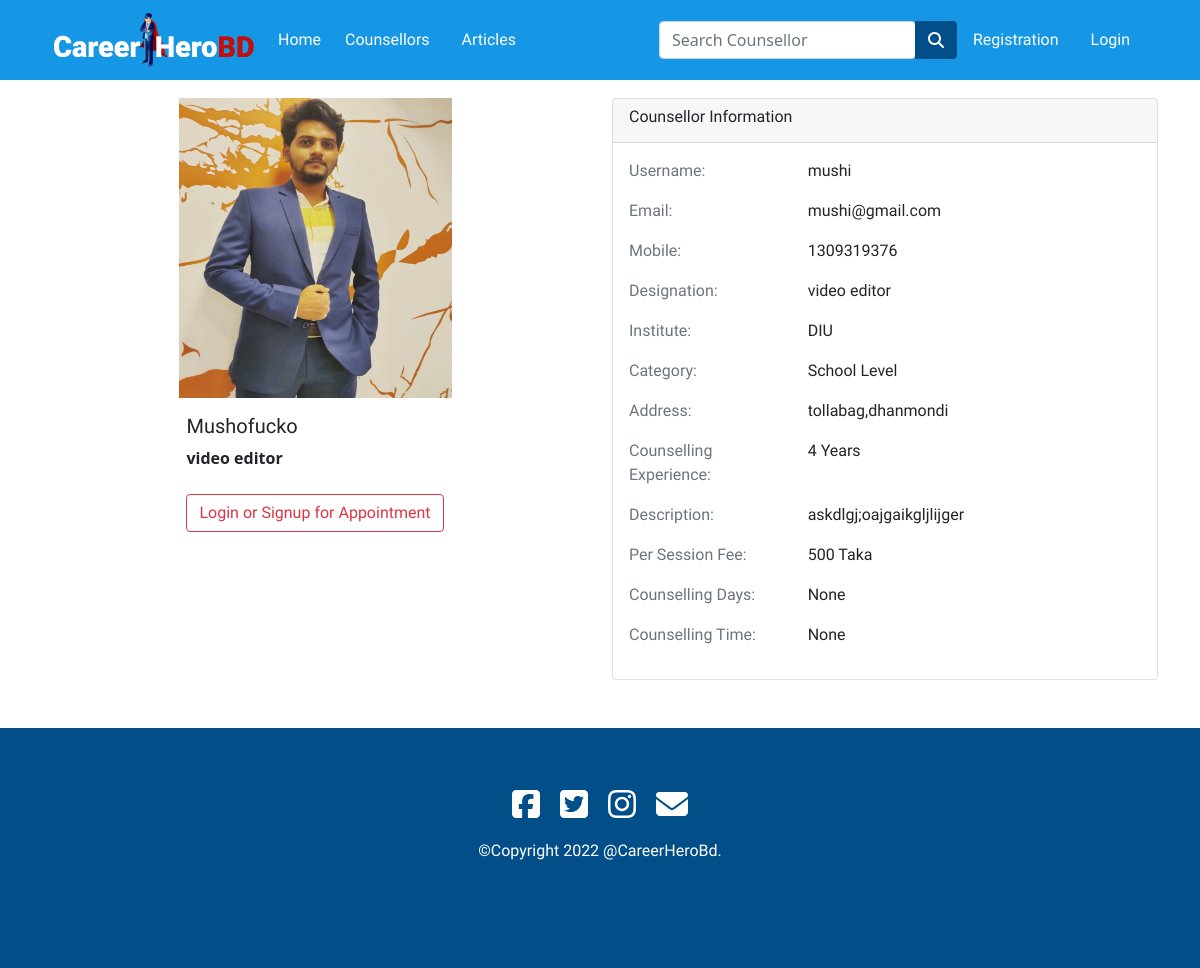
The page /counselor_profile/2/ on the database as committed earlier.
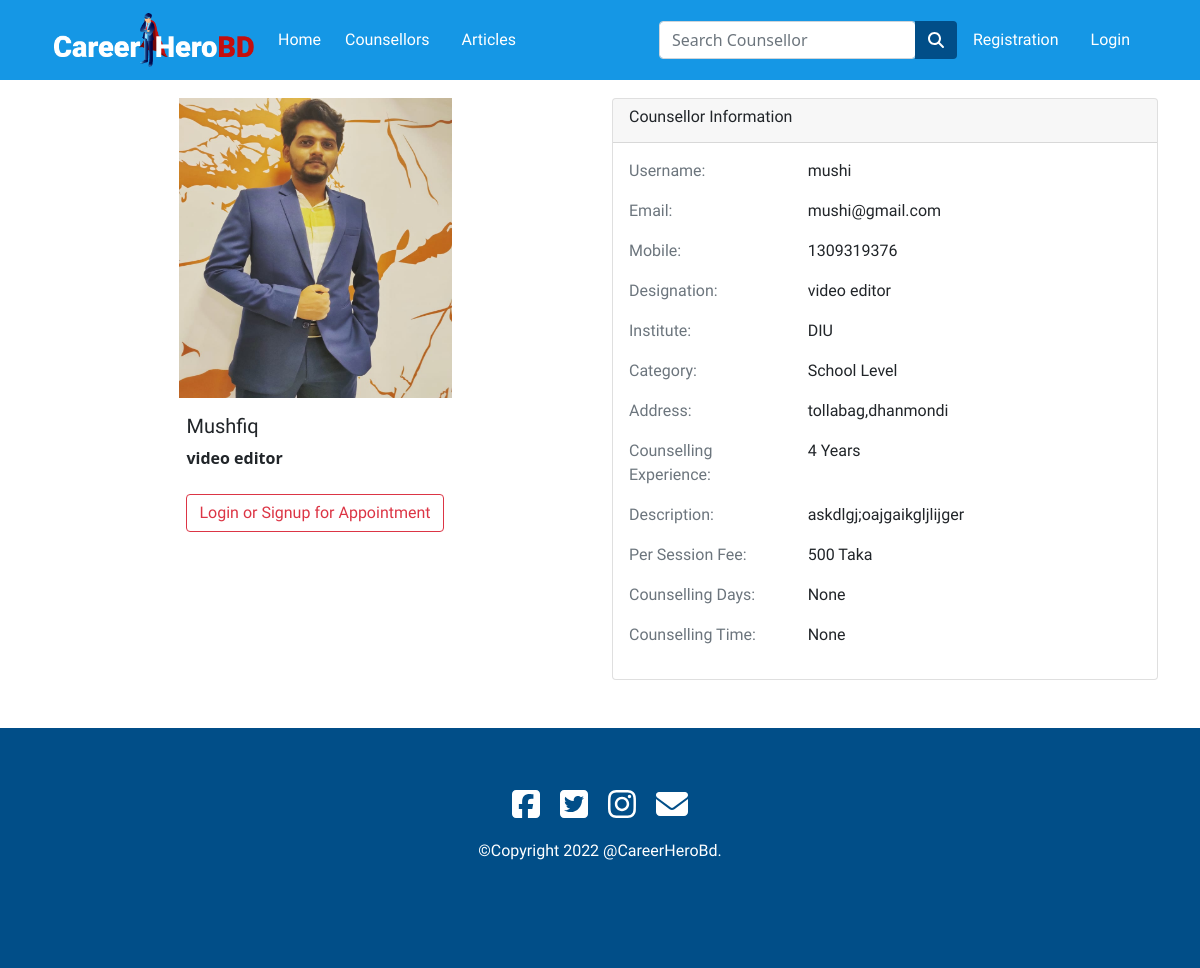
The same page on the database as committed later.
### app/models.py (models this page shows, shortened)
class Counselor(models.Model):
  user = models.ForeignKey(settings.AUTH_USER_MODEL,on_delete=models.CASCADE)
  name=models.CharField(max_length=30,blank=True,null=True)
  email = models.EmailField(max_length=40,blank=True,null=True)
  mobile = models.IntegerField(blank=True,null=True)
  image = models.ImageField(upload_to='images/',null=True,blank=True)
  designation = models.CharField(max_length=30,blank=True,null=True)
  institute = models.CharField(max_length=300,blank=True,null=True)
  category = models.CharField(max_length=50,choices=CATEGORIES,null=True,blank=True)
  address = models.CharField(max_length=100,blank=True,null=True)
  counselling_experience = models.IntegerField(blank=True,null=True)
  description = models.TextField(max_length=2000,blank=True,null=True)
  per_session_fee = models.IntegerField(blank=True,null=True)
  counselling_day=models.CharField(max_length=100,null=True,blank=True)
  counselling_time=models.CharField(max_length=100,null=True,blank=True)

class User(AbstractUser):
  is_counselor= models.BooleanField(default=False)
  is_student = models.BooleanField(default=False)

### app/views.py (the view)
# urls.py: path('counselor_profile/<int:pk>/',views.counselor_profile,name="counselor_profile"),
def counselor_profile(request,pk):
  counselor = Counselor.objects.get(pk=pk)
  thread = ThreadModel.objects.filter(pk=pk)
  message_list = MessageModel.objects.filter(thread__pk__contains=pk)
  context = {'counselor':counselor,'thread':thread,'message_list':message_list,}
  return render(request, 'app/counselorProfile.html',context)

### app/templates/app/counselorProfile.html (shortened to what the changed rows need)
{% extends 'app/base.html' %}
{% load static %}
{% block main-content %}
<div class="container my-5" style="padding-top: 50px;">
  <div class="row ">
    <div class="col-md-6">
      <div class="card align-items-center" style="border: none;">
        {% if counselor.image %}
        <img src="{{ counselor.image.url }}" alt="" width="50%" height="300px">
        {% else %}
        <img src="{% static 'app/images/img/profile1.jpg' %}" alt="" width="50%" height="300px">
        {% endif %}
        <div class="card-body">
          <h5 class="card-title">{{counselor.name}}</h5>
          <div class="card-text">
            <b>{{counselor.designation}}</b>
          </div>
          <br>
          {% if counselor.user.pk == request.user.pk %}
          <a href="{% url 'counselor_form' counselor.id %}" role="button" class="btn btn-primary">Edit Profile</a>
          <a href="{% url 'article_new'  %}" role="button" class="btn btn-primary">Write Article</a>
          {% elif request.user.is_student %}
          <a href="{% url 'appoinmentForm' counselor.id  %}" role="button" class="btn btn-primary">Request
            Appointment</a>
          {% elif request.user.is_counselor %}
          <div></div>
          {% elif not request.user.is_authenticated %}
          <a href="{% url 'login'   %}" role="button" class="btn btn-outline-danger">Login or Signup for Appointment</a>
          {% endif %}
        </div>
      </div>
    </div>
    <div class="col-md-6">
      <div class="card">
        <div class="card-body">
          <div class="row">
            <div class="col-6">
              <p><b> {{ counselor.user.username }}</b></p>
            </div>
          </div>
          <div class="row">
            <div class="col-6">
              <p><b> {{ counselor.email }}</b></p>
            </div>
          </div>
          <div class="row">
            <div class="col-6">
              <p><b> {{ counselor.mobile }}</b></p>
            </div>
          </div>
          <div class="row">
            <div class="col-6">
              <p><b> {{ counselor.designation }}</b></p>
            </div>
          </div>
          <div class="row">
            <div class="col-6">
              <p><b> {{ counselor.institute }}</b></p>
            </div>
          </div>
          <div class="row">
            <div class="col-6">
              <p><b> {{ counselor.category }}</b></p>
            </div>
          </div>
          <div class="row">
            <div class="col-6">
              <p><b> {{ counselor.address }}</b></p>
            </div>
          </div>
          <div class="row">
            <div class="col-6">
              <p><b> {{ counselor.counselling_experience }} Years</b></p>
            </div>
          </div>
          <div class="row">
            <div class="col-6">
              <p><b> {{ counselor.description }}</b></p>
            </div>
          </div>
          <div class="row">
            <div class="col-6">
              <p><b> {{ counselor.per_session_fee }} Taka</b></p>
            </div>
          </div>
          <div class="row">
            <div class="col-6">
              <p><b> {{ counselor.counselling_day }} </b></p>
            </div>
          </div>
          <div class="row">
            <div class="col-6">
              <p><b> {{ counselor.counselling_time }}</b></p>
            </div>
          </div>
        </div>
      </div>
    </div>
  </div>
</div>
{% endblock main-content %}

Rows that differ between the two databases and show on the page:
changed Counselor "video editor": name "Mushofucko" → "Mushfiq"
